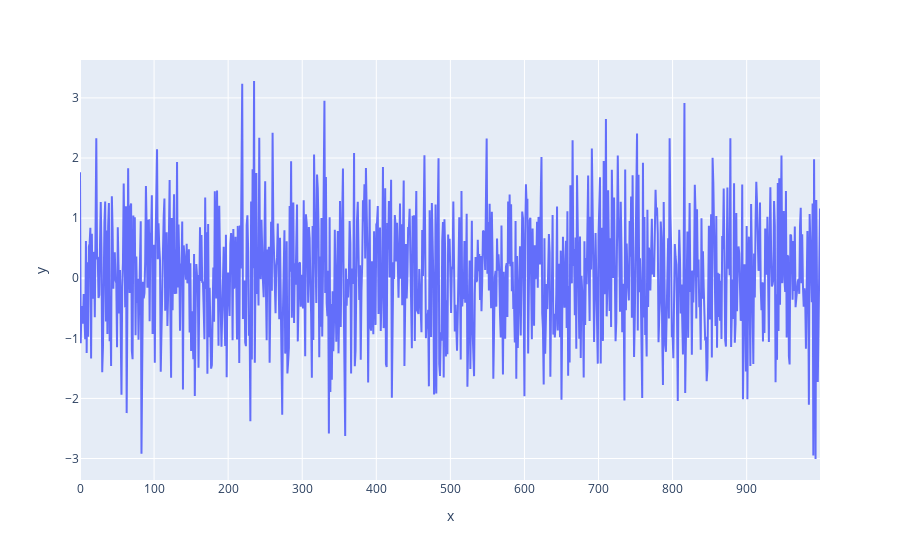

Notebook cell for this chart:
### Markdown cell above
Plotly

### Code cell
# You can zoom and hover with the mouse to see data values
px.line(df, 'x', 'y')

### Figure 1 — Plotly figure (JSON) as saved in the notebook; plotly's stock layout.template omitted (floating-point values rounded to 4 significant figures; data arrays with more than 128 entries replaced by an {"elided": "..."} marker saying what was removed)
{"data": [{"hovertemplate": "x=%{x}<br>y=%{y}<extra></extra>", "legendgroup": "", "line": {"color": "#636efa", "dash": "solid"}, "marker": {"symbol": "circle"}, "mode": "lines", "name": "", "orientation": "v", "showlegend": false, "type": "scatter", "x": {"elided": "1000 int values"}, "xaxis": "x", "y": {"elided": "1000 float values"}, "yaxis": "y"}], "layout": {"legend": {"tracegroupgap": 0}, "margin": {"t": 60}, "xaxis": {"anchor": "y", "domain": [0, 1], "title": {"text": "x"}}, "yaxis": {"anchor": "x", "domain": [0, 1], "title": {"text": "y"}}}}
